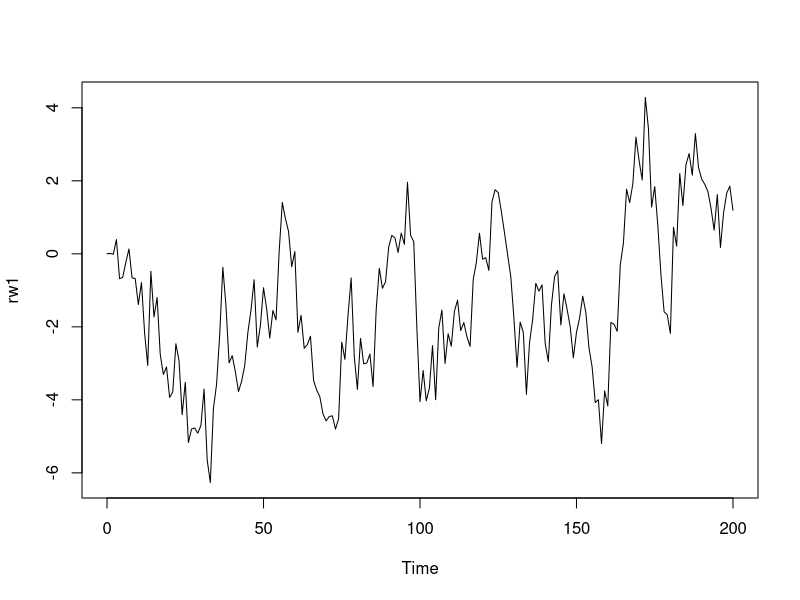
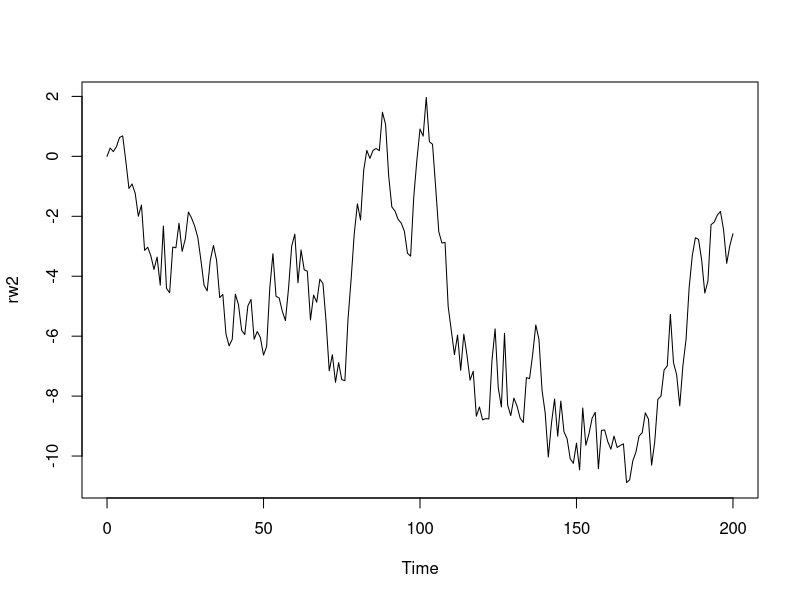
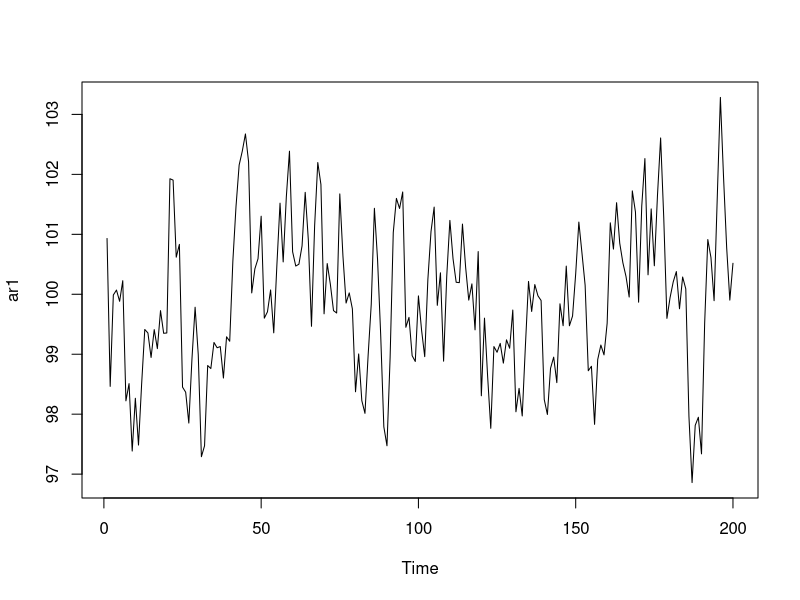
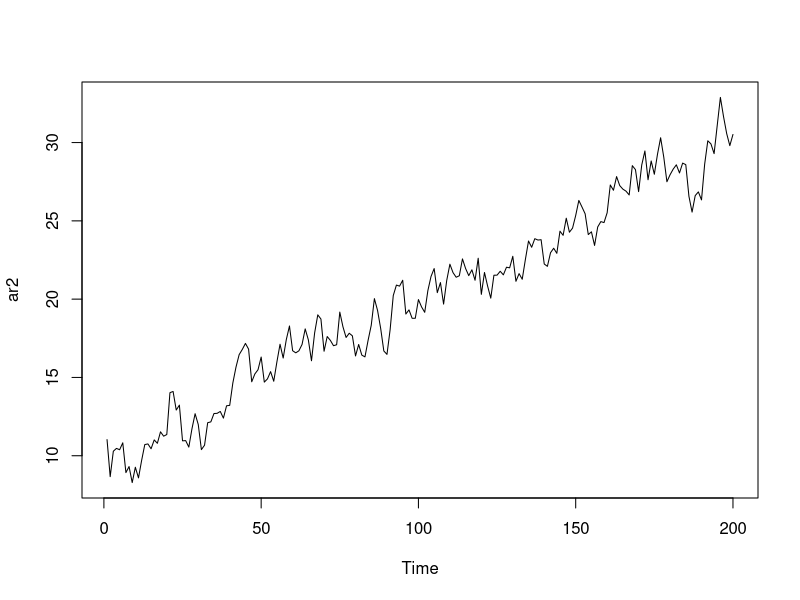

Write R code to recreate these figures, in order.
## ---- chunk 1
knitr::opts_chunk$set(echo = TRUE)
## ---- chunk 2
library(urca)
## install.packages("urca")
## ---- chunk 3
rw1 <- arima.sim(model = list(order = c(0, 1, 0)), n = 200)
rw2 <- arima.sim(model = list(order = c(0, 1, 0)), n = 200)

# rw2 <- 1.5 * rw1 + rnorm(n = 200)
plot(rw1)
plot(rw2)
## ---- chunk 4
summary(lm(rw2 ~ rw1))
## ---- chunk 5
## Unit root (ur)
library(urca)
summary(ur.df(rw1, type = "none", lags = 0))
## ---- chunk 6
set.seed(5454) ## For reproducibility of the simulation results
ar1 <- 100 + arima.sim(model = list(order = c(1, 0, 0), ar = c(0.7)), n = 200)
plot(ar1)
## ---- chunk 7
summary(ur.df(ar1, type = "none", lags = 0))
## ---- chunk 8
summary(ur.df(ar1, type = "drift", lags = 0))
## ---- chunk 9
set.seed(5454) ## For reproducibility of the simulation results
ar2 <- 10 + 0.1*(1:200) + arima.sim(model = list(order = c(1, 0, 0), ar = c(0.7)), n = 200)
plot(ar2)
## ---- chunk 10
summary(ur.df(ar2, type = "drift", lags = 0))
## ---- chunk 11
summary(ur.df(ar2, type = "trend", lags = 0))
